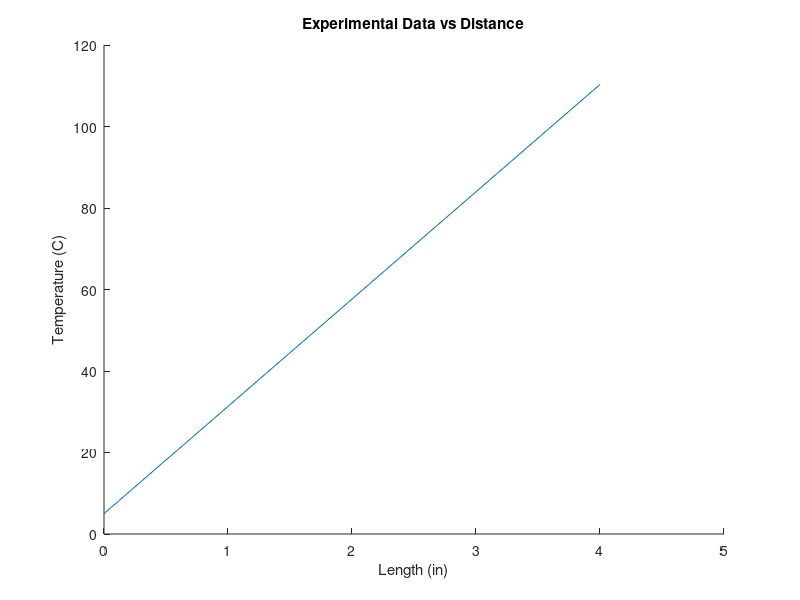
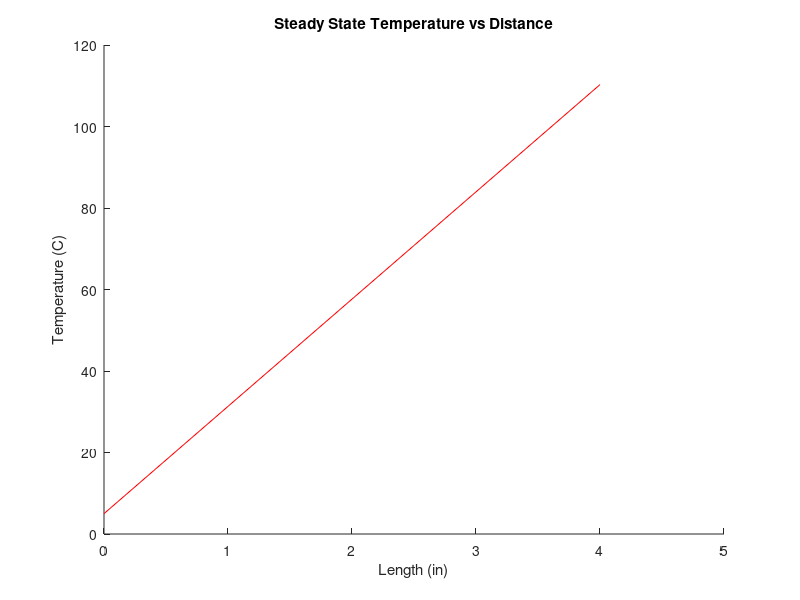

These charts were generated, in order, by the following MATLAB code:
%%%%%%%%%%%%%%%%%%%%%%%%%%%%%%%%%%%%%%%%%%%%%%%%%%%%%%%%%%%%%%%%%%%%%%%%%%%
% Author: TEAM
% Date: 10/22/2015
% Class: ASEN 3113
% Experimental Lab #2
% Problem: 3
%%%%%%%%%%%%%%%%%%%%%%%%%%%%%%%%%%%%%%%%%%%%%%%%%%%%%%%%%%%%%%%%%%%%%%%%%%%
%% Initial Clearance %%%%%%%%%%%%%%%%%%%%%%%%%%%%%%%%%%%%%%%%%%%%%%%%%%%%%%
clear all;
close all;
clc;

%% Variables %%%%%%%%%%%%%%%%%%%%%%%%%%%%%%%%%%%%%%%%%%%%%%%%%%%%%%%%%%%%%%
T_0 = 5;
x = [0.0, 0.0, 0.5, 1.0, 1.5, 2.0, 2.5, 3.0, 3.5];
T = [5.0, 18.17,31.33,44.50,57.66,70.83,83.99,97.16,110.32];

%% Calculations %%%%%%%%%%%%%%%%%%%%%%%%%%%%%%%%%%%%%%%%%%%%%%%%%%%%%%%%%%%
% Linear interpolation
shift = (T(1) - T(2)) * ((x(3) - x(2))/(T(3) - T(2))) + x(2);

% Add the shift
x = ((-1)*shift) + x;
x(1) = 0.0;

% Find the slope of the linear equation
H = (T(2) - T_0)/x(2);

% Steady state solution for temperature
T_s = T_0 + (H * x);

%% Plot for the experimental data %%%%%%%%%%%%%%%%%%%%%%%%%%%%%%%%%%%%%%%%%
figure;
hold on;
title('Experimental Data vs Distance')
xlabel('Length (in)')
ylabel('Temperature (C)')
plot(x,T)
hold off;

%% Plot for the data that is calculated with the calculated slope %%%%%%%%%
figure;
hold on;
title('Steady State Temperature vs Distance')
xlabel('Length (in)')
ylabel('Temperature (C)')
plot(x,T_s,'r')
hold off;

%% END %%%%%%%%%%%%%%%%%%%%%%%%%%%%%%%%%%%%%%%%%%%%%%%%%%%%%%%%%%%%%%%%%%%%